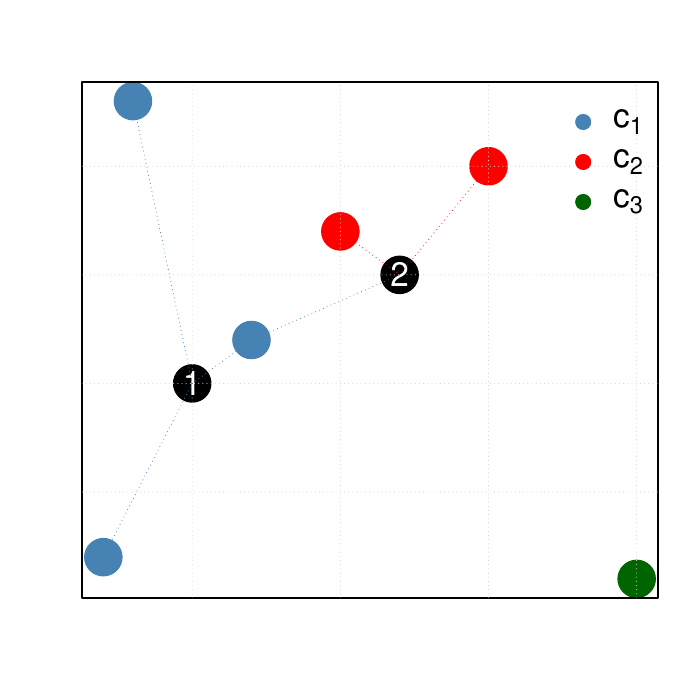

Generate this figure with R:
p1 <- c(0, 0)
p2 <- c(0.7, 0.5)
x1 <- rbind(c(0.2, 0.2),
            c(-0.3, -0.8),
            c(-0.2, 1.3))
x2 <- rbind(c(1, 1),
            c(0.5, 0.7))
x3 <- c(1.5, -.9)
x <- rbind(p1, p2, x1, x2, x3)
col <- c("black", "black",
         rep("steelblue", 3),
         rep("red", 2),
         "darkgreen")

pdf("indtrans-exple.pdf")
plot(x, pch = 19, col = col,
     cex = 5, xlab = "", ylab = "",
     xaxt = "n", yaxt = "n")
grid()
text(p1[1], p1[2], "1", col = "white", cex = 2)
text(p2[1], p2[2], "2", col = "white", cex = 2)

for (i in 1:3)
    segments(p1[1], p1[2],
             x1[i, 1], x1[i, 2],
             lty = "dotted",
             col = "steelblue")
segments(p2[1], p2[2],
         x1[1, 1], x1[1, 2],
         lty = "dotted",
         col = "steelblue")
for (i in 1:2)
    segments(p2[1], p2[2],
             x2[i, 1], x2[i, 2],
             lty = "dotted",
             col = "red")
legend("topright",
       legend = expression(c[1], c[2], c[3]),
       pch = 19,
       col = c("steelblue", "red", "darkgreen"),
       cex = 2,
       bty = "n")
dev.off()
